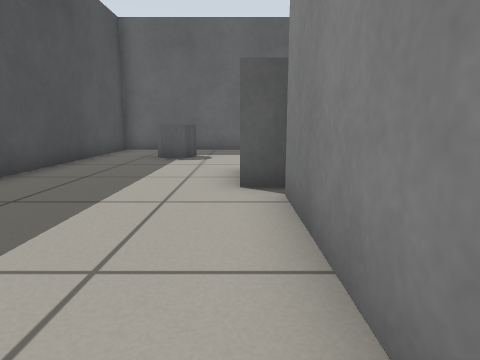
View 1 (above)

14 first-person views from a walk through a Gazebo world. The camera is 0.5 m above the floor, tilts 10° down and sees 75° across. The floor is counted in squares, 0.5 m on a side. Each view is taken from the middle of a square. On the plan, view 1 faces up. The plan holds only what a view shows up to about 12 squares ahead; the rest is blank.

View 2
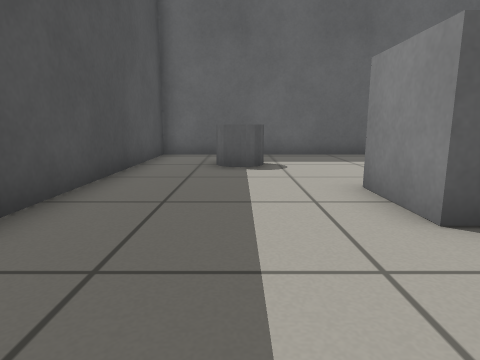

View 3
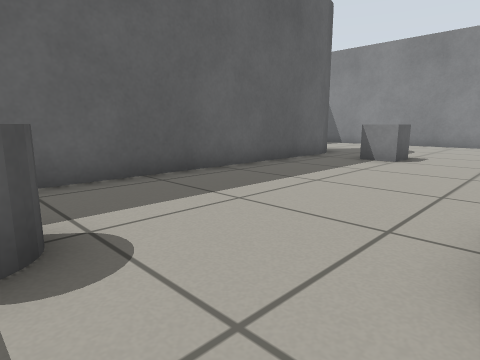

View 4
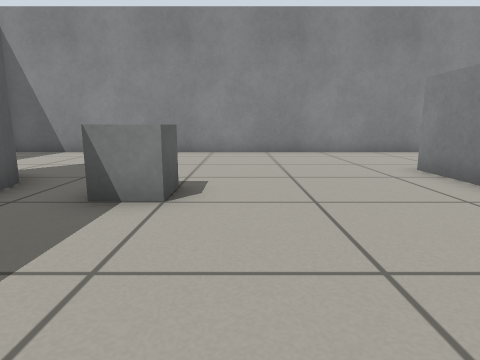

View 5
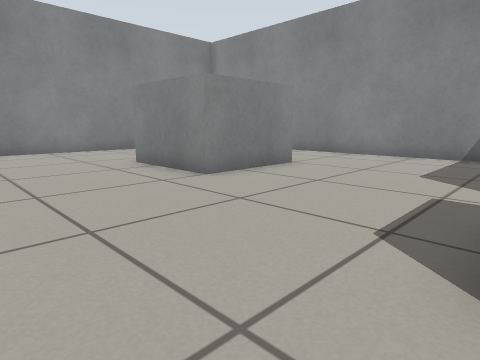

View 6
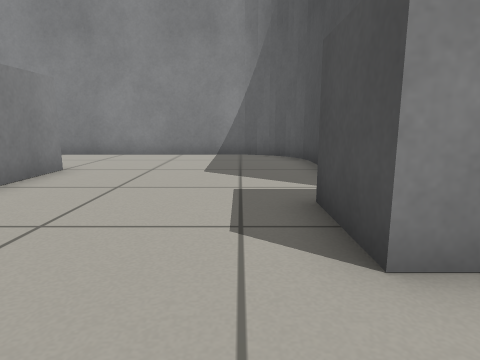

View 7
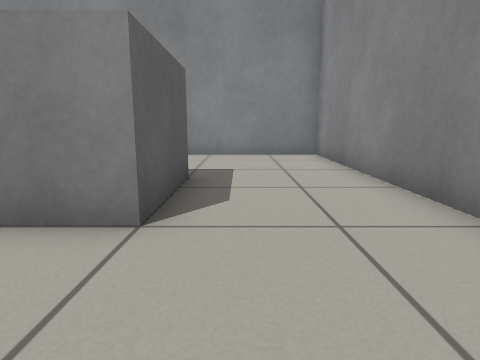

View 8
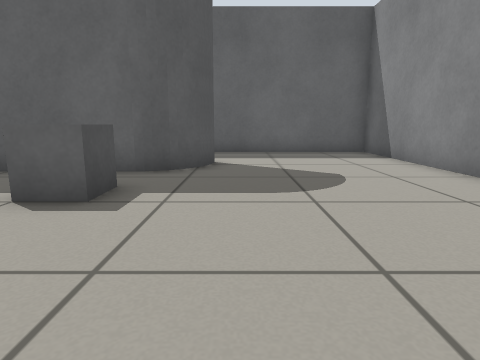

View 9
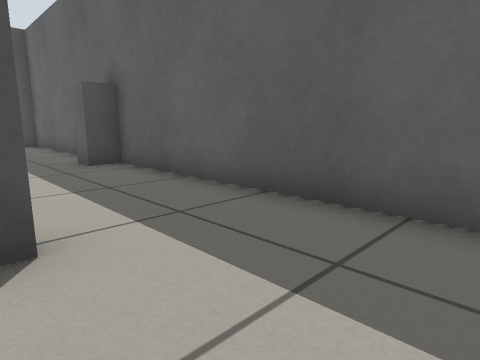

View 10
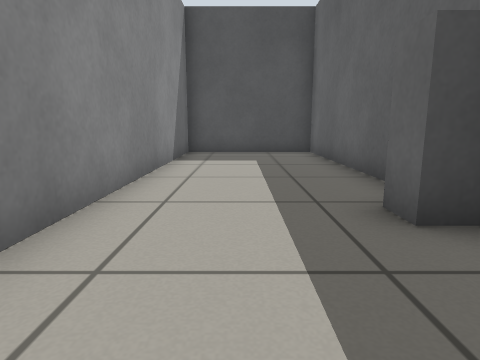

View 11
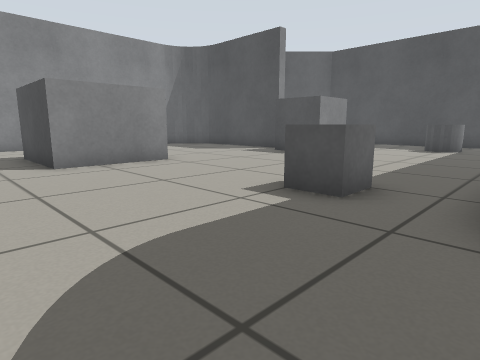

View 12
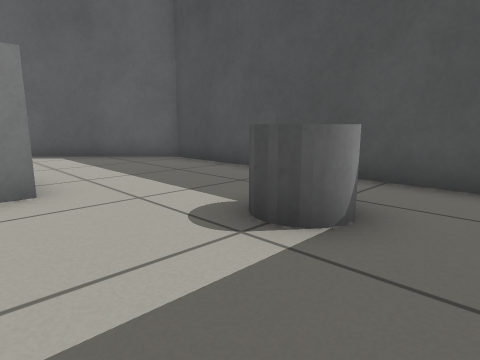

View 13
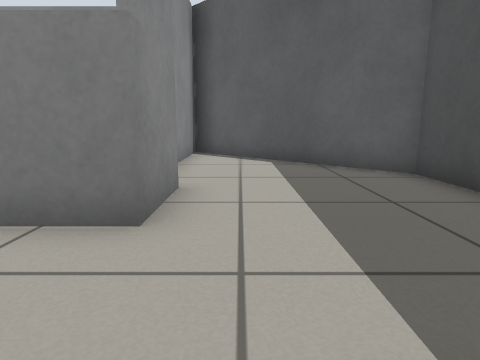

View 14
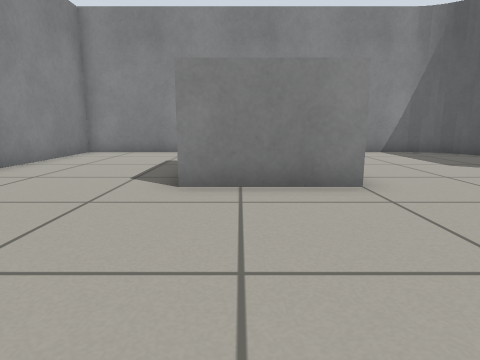

### Floor plan
Points are (right, up) in squares from view 1. A wall is a line through its corners. A room is listed if a view was taken in it or the views show most of it. See-through windows are left out.
Room 1 (views 1, 2, 3, 4, 5, 6, 7, 8, 9, 10, 11, 12, 13, 14)
walls: (7, 5) (10, 5) (10, 2) (7, 2) (7, 5); (7.9, 12.7) (-4.6, 12.7) (-4.6, 3.6) (0.6, -1.6) (0.6, 4.5); (0.8, 5) (0, 5) (0, 7) (2, 7) (2, 5); (4, 17.6) (4, 16.8) (3.2, 16.8); (1, 1.2) (1, 0.1); (2.8, -1.6) (14.6, -1.6) (14.6, 17.6) (-4.6, 17.6) (-4.6, 13.1) (4.6, 13.1)
low walls: (7, 10) (7, 11) (8, 11) (8, 10) (7, 10)

Where each view was taken, in squares from view 1:
view 1: 0 up, 0 right, facing up
view 2: 2 up, 2 left, facing up
view 3: 7 up, 2 left, facing up-right
view 4: 9 up, 3 right, facing right
view 5: 9 up, 2 right, facing down-right
view 6: 9 up, 3 right, facing down
view 7: 1 up, 4 right, facing right
view 8: 6 up, 10 right, facing up
view 9: 14 up, 12 right, facing up-left
view 10: 15 up, 7 right, facing left
view 11: 13 up, 12 right, facing down-left
view 12: 12 up, 1 right, facing down-left
view 13: 10 up, 1 left, facing down
view 14: 10 up, 9 right, facing down
